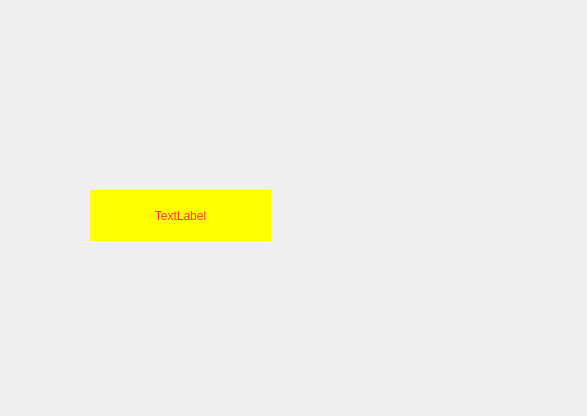
<?xml version="1.0" encoding="UTF-8"?>
<ui version="4.0">
 <class>VhallTeaching</class>
 <widget class="QDialog" name="VhallTeaching">
  <property name="geometry">
   <rect>
    <x>0</x>
    <y>0</y>
    <width>587</width>
    <height>416</height>
   </rect>
  </property>
  <property name="windowTitle">
   <string>Dialog</string>
  </property>
  <widget class="QLabel" name="btn">
   <property name="geometry">
    <rect>
     <x>90</x>
     <y>190</y>
     <width>181</width>
     <height>51</height>
    </rect>
   </property>
   <property name="styleSheet">
    <string notr="true">color:#ff3333;
font: 12pt &quot;微软雅黑&quot;;
background-color:yellow;</string>
   </property>
   <property name="text">
    <string>TextLabel</string>
   </property>
   <property name="alignment">
    <set>Qt::AlignCenter</set>
   </property>
  </widget>
  <widget class="QToolButton" name="close_btn">
   <property name="geometry">
    <rect>
     <x>380</x>
     <y>110</y>
     <width>20</width>
     <height>20</height>
    </rect>
   </property>
   <property name="minimumSize">
    <size>
     <width>20</width>
     <height>20</height>
    </size>
   </property>
   <property name="maximumSize">
    <size>
     <width>20</width>
     <height>20</height>
    </size>
   </property>
   <property name="styleSheet">
    <string notr="true">border:0px;</string>
   </property>
   <property name="text">
    <string/>
   </property>
   <property name="autoRaise">
    <bool>true</bool>
   </property>
  </widget>
 </widget>
 <resources/>
 <connections/>
</ui>
